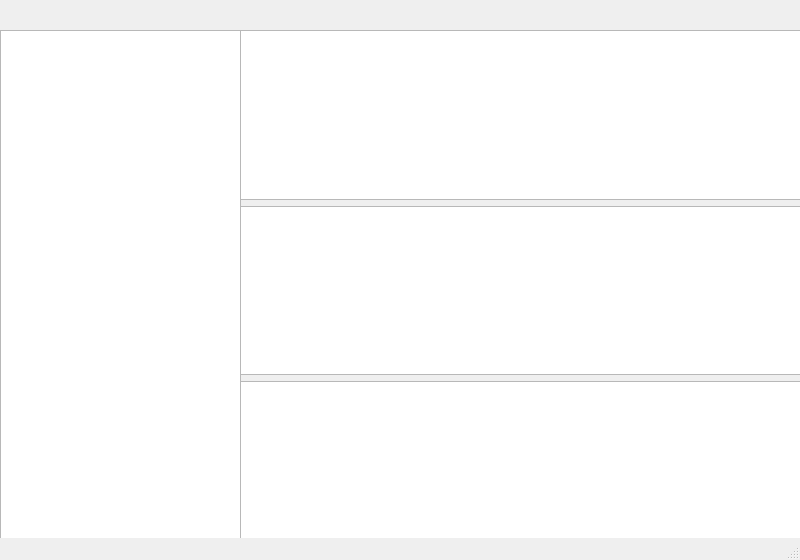
<?xml version="1.0" encoding="UTF-8"?>
<ui version="4.0">
 <class>MainWindow</class>
 <widget class="QMainWindow" name="MainWindow">
  <property name="geometry">
   <rect>
    <x>0</x>
    <y>0</y>
    <width>800</width>
    <height>560</height>
   </rect>
  </property>
  <property name="maximumSize">
   <size>
    <width>16777215</width>
    <height>16777215</height>
   </size>
  </property>
  <property name="windowTitle">
   <string>MainWindow</string>
  </property>
  <widget class="QWidget" name="centralwidget">
   <widget class="QWidget" name="verticalLayoutWidget_2">
    <property name="geometry">
     <rect>
      <x>0</x>
      <y>30</y>
      <width>241</width>
      <height>551</height>
     </rect>
    </property>
    <layout class="QVBoxLayout" name="verticalLayout_2">
     <item>
      <widget class="QListView" name="listView">
       <property name="editTriggers">
        <set>QAbstractItemView::NoEditTriggers</set>
       </property>
       <property name="showDropIndicator" stdset="0">
        <bool>false</bool>
       </property>
       <property name="horizontalScrollMode">
        <enum>QAbstractItemView::ScrollPerItem</enum>
       </property>
       <property name="movement">
        <enum>QListView::Static</enum>
       </property>
       <property name="isWrapping" stdset="0">
        <bool>false</bool>
       </property>
       <property name="viewMode">
        <enum>QListView::ListMode</enum>
       </property>
       <property name="batchSize">
        <number>1000</number>
       </property>
       <property name="wordWrap">
        <bool>false</bool>
       </property>
      </widget>
     </item>
    </layout>
   </widget>
   <widget class="QWidget" name="verticalLayoutWidget_3">
    <property name="geometry">
     <rect>
      <x>240</x>
      <y>30</y>
      <width>561</width>
      <height>521</height>
     </rect>
    </property>
    <layout class="QVBoxLayout" name="verticalLayout_3">
     <item>
      <widget class="QTextEdit" name="textEdit_3">
       <property name="readOnly">
        <bool>true</bool>
       </property>
      </widget>
     </item>
     <item>
      <widget class="QTextEdit" name="textEdit_2">
       <property name="readOnly">
        <bool>true</bool>
       </property>
      </widget>
     </item>
     <item>
      <widget class="QTextEdit" name="textEdit">
       <property name="readOnly">
        <bool>true</bool>
       </property>
      </widget>
     </item>
    </layout>
   </widget>
  </widget>
  <widget class="QMenuBar" name="menubar">
   <property name="geometry">
    <rect>
     <x>0</x>
     <y>0</y>
     <width>800</width>
     <height>24</height>
    </rect>
   </property>
  </widget>
  <widget class="QStatusBar" name="statusbar"/>
 </widget>
 <resources/>
 <connections/>
</ui>
